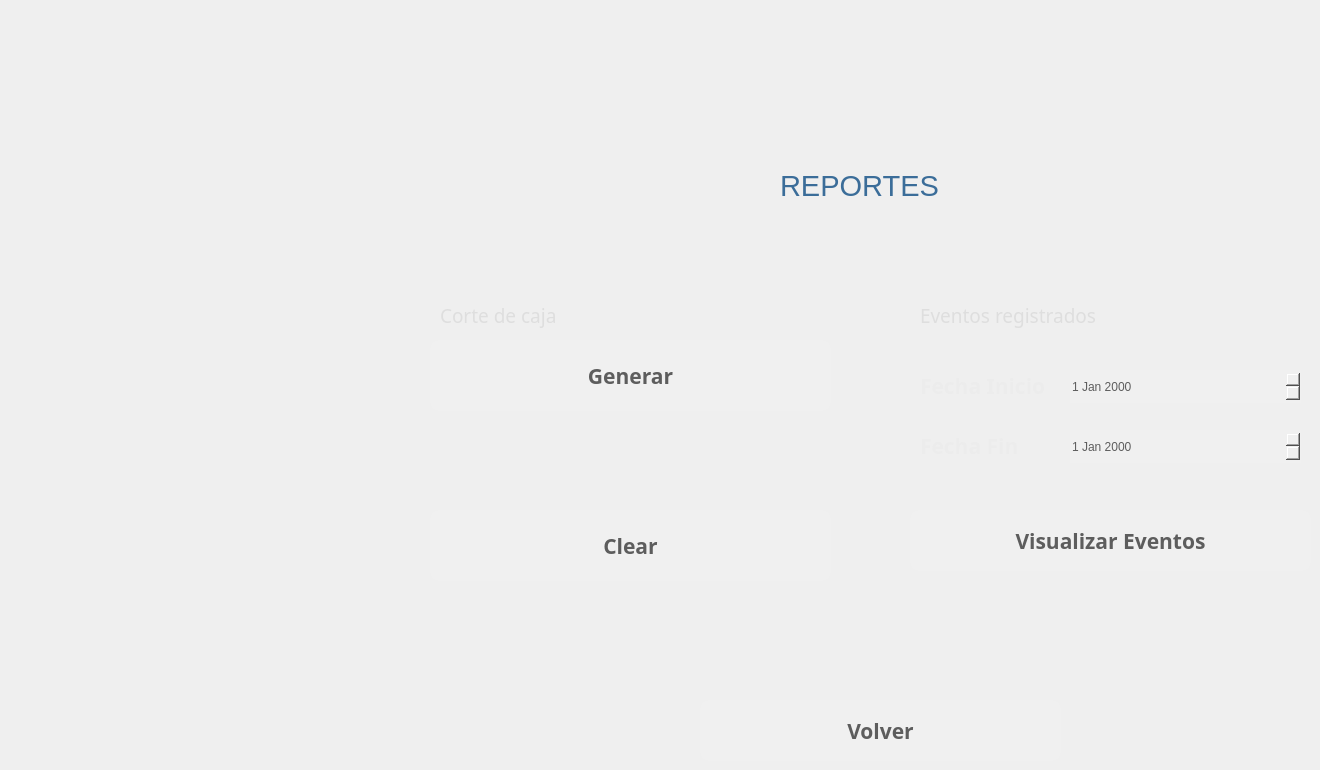
   <widget class="QWidget" name="page_13">
    <widget class="QLabel" name="label_139">
     <property name="geometry">
      <rect>
       <x>440</x>
       <y>290</y>
       <width>341</width>
       <height>51</height>
      </rect>
     </property>
     <property name="font">
      <font>
       <family>Sans</family>
       <pointsize>14</pointsize>
       <weight>50</weight>
       <italic>false</italic>
       <bold>false</bold>
      </font>
     </property>
     <property name="styleSheet">
      <string notr="true">background-color:transparent;
color:rgb(222, 222, 222);
</string>
     </property>
     <property name="text">
      <string>Corte de caja</string>
     </property>
    </widget>
    <widget class="QLabel" name="label_138">
     <property name="geometry">
      <rect>
       <x>440</x>
       <y>350</y>
       <width>261</width>
       <height>41</height>
      </rect>
     </property>
     <property name="font">
      <font>
       <family>Sans</family>
       <pointsize>14</pointsize>
       <weight>50</weight>
       <italic>false</italic>
       <bold>false</bold>
      </font>
     </property>
     <property name="styleSheet">
      <string notr="true">background-color:transparent;
color:rgb(222, 222, 222);
</string>
     </property>
     <property name="text">
      <string>Limpiar</string>
     </property>
    </widget>
    <widget class="QDateEdit" name="fechaInicio">
     <property name="enabled">
      <bool>true</bool>
     </property>
     <property name="geometry">
      <rect>
       <x>1070</x>
       <y>370</y>
       <width>231</width>
       <height>33</height>
      </rect>
     </property>
     <property name="palette">
      <palette>
       <active>
        <colorrole role="WindowText">
         <brush brushstyle="SolidPattern">
          <color alpha="255">
           <red>93</red>
           <green>93</green>
           <blue>93</blue>
          </color>
         </brush>
        </colorrole>
        <colorrole role="Button">
         <brush brushstyle="SolidPattern">
          <color alpha="255">
           <red>240</red>
           <green>240</green>
           <blue>240</blue>
          </color>
         </brush>
        </colorrole>
        <colorrole role="Light">
         <brush brushstyle="SolidPattern">
          <color alpha="255">
           <red>44</red>
           <green>255</green>
           <blue>51</blue>
          </color>
         </brush>
        </colorrole>
        <colorrole role="Midlight">
         <brush brushstyle="SolidPattern">
          <color alpha="255">
           <red>0</red>
           <green>212</green>
           <blue>24</blue>
          </color>
         </brush>
        </colorrole>
        <colorrole role="Dark">
         <brush brushstyle="SolidPattern">
          <color alpha="255">
           <red>35</red>
           <green>85</green>
           <blue>28</blue>
          </color>
         </brush>
        </colorrole>
        <colorrole role="Mid">
         <brush brushstyle="SolidPattern">
          <color alpha="255">
           <red>15</red>
           <green>113</green>
           <blue>0</blue>
          </color>
         </brush>
        </colorrole>
        <colorrole role="Text">
         <brush brushstyle="SolidPattern">
          <color alpha="255">
           <red>93</red>
           <green>93</green>
           <blue>93</blue>
          </color>
         </brush>
        </colorrole>
        <colorrole role="BrightText">
         <brush brushstyle="SolidPattern">
          <color alpha="255">
           <red>255</red>
           <green>255</green>
           <blue>255</blue>
          </color>
         </brush>
        </colorrole>
        <colorrole role="ButtonText">
         <brush brushstyle="SolidPattern">
          <color alpha="255">
           <red>93</red>
           <green>93</green>
           <blue>93</blue>
          </color>
         </brush>
        </colorrole>
        <colorrole role="Base">
         <brush brushstyle="SolidPattern">
          <color alpha="255">
           <red>240</red>
           <green>240</green>
           <blue>240</blue>
          </color>
         </brush>
        </colorrole>
        <colorrole role="Window">
         <brush brushstyle="SolidPattern">
          <color alpha="255">
           <red>240</red>
           <green>240</green>
           <blue>240</blue>
          </color>
         </brush>
        </colorrole>
        <colorrole role="Shadow">
         <brush brushstyle="SolidPattern">
          <color alpha="255">
           <red>0</red>
           <green>0</green>
           <blue>0</blue>
          </color>
         </brush>
        </colorrole>
        <colorrole role="AlternateBase">
         <brush brushstyle="SolidPattern">
          <color alpha="255">
           <red>212</red>
           <green>127</green>
           <blue>127</blue>
          </color>
         </brush>
        </colorrole>
        <colorrole role="ToolTipBase">
         <brush brushstyle="SolidPattern">
          <color alpha="255">
           <red>255</red>
           <green>255</green>
           <blue>220</blue>
          </color>
         </brush>
        </colorrole>
        <colorrole role="ToolTipText">
         <brush brushstyle="SolidPattern">
          <color alpha="255">
           <red>0</red>
           <green>0</green>
           <blue>0</blue>
          </color>
         </brush>
        </colorrole>
       </active>
       <inactive>
        <colorrole role="WindowText">
         <brush brushstyle="SolidPattern">
          <color alpha="255">
           <red>93</red>
           <green>93</green>
           <blue>93</blue>
          </color>
         </brush>
        </colorrole>
        <colorrole role="Button">
         <brush brushstyle="SolidPattern">
          <color alpha="255">
           <red>240</red>
           <green>240</green>
           <blue>240</blue>
          </color>
         </brush>
        </colorrole>
        <colorrole role="Light">
         <brush brushstyle="SolidPattern">
          <color alpha="255">
           <red>20</red>
           <green>255</green>
           <blue>20</blue>
          </color>
         </brush>
        </colorrole>
        <colorrole role="Midlight">
         <brush brushstyle="SolidPattern">
          <color alpha="255">
           <red>74</red>
           <green>212</green>
           <blue>118</blue>
          </color>
         </brush>
        </colorrole>
        <colorrole role="Dark">
         <brush brushstyle="SolidPattern">
          <color alpha="255">
           <red>33</red>
           <green>85</green>
           <blue>81</blue>
          </color>
         </brush>
        </colorrole>
        <colorrole role="Mid">
         <brush brushstyle="SolidPattern">
          <color alpha="255">
           <red>44</red>
           <green>113</green>
           <blue>75</blue>
          </color>
         </brush>
        </colorrole>
        <colorrole role="Text">
         <brush brushstyle="SolidPattern">
          <color alpha="255">
           <red>93</red>
           <green>93</green>
           <blue>93</blue>
          </color>
         </brush>
        </colorrole>
        <colorrole role="BrightText">
         <brush brushstyle="SolidPattern">
          <color alpha="255">
           <red>255</red>
           <green>255</green>
           <blue>255</blue>
          </color>
         </brush>
        </colorrole>
        <colorrole role="ButtonText">
         <brush brushstyle="SolidPattern">
          <color alpha="255">
           <red>93</red>
           <green>93</green>
           <blue>93</blue>
          </color>
         </brush>
        </colorrole>
        <colorrole role="Base">
         <brush brushstyle="SolidPattern">
          <color alpha="255">
           <red>240</red>
           <green>240</green>
           <blue>240</blue>
          </color>
         </brush>
        </colorrole>
        <colorrole role="Window">
         <brush brushstyle="SolidPattern">
          <color alpha="255">
           <red>240</red>
           <green>240</green>
           <blue>240</blue>
          </color>
         </brush>
        </colorrole>
        <colorrole role="Shadow">
         <brush brushstyle="SolidPattern">
          <color alpha="255">
           <red>0</red>
           <green>0</green>
           <blue>0</blue>
          </color>
         </brush>
        </colorrole>
        <colorrole role="AlternateBase">
         <brush brushstyle="SolidPattern">
          <color alpha="255">
           <red>212</red>
           <green>127</green>
           <blue>127</blue>
          </color>
         </brush>
        </colorrole>
        <colorrole role="ToolTipBase">
         <brush brushstyle="SolidPattern">
          <color alpha="255">
           <red>255</red>
           <green>255</green>
           <blue>220</blue>
          </color>
         </brush>
        </colorrole>
        <colorrole role="ToolTipText">
         <brush brushstyle="SolidPattern">
          <color alpha="255">
           <red>0</red>
           <green>0</green>
           <blue>0</blue>
          </color>
         </brush>
        </colorrole>
       </inactive>
       <disabled>
        <colorrole role="WindowText">
         <brush brushstyle="SolidPattern">
          <color alpha="255">
           <red>93</red>
           <green>93</green>
           <blue>93</blue>
          </color>
         </brush>
        </colorrole>
        <colorrole role="Button">
         <brush brushstyle="SolidPattern">
          <color alpha="255">
           <red>240</red>
           <green>240</green>
           <blue>240</blue>
          </color>
         </brush>
        </colorrole>
        <colorrole role="Light">
         <brush brushstyle="SolidPattern">
          <color alpha="255">
           <red>255</red>
           <green>0</green>
           <blue>0</blue>
          </color>
         </brush>
        </colorrole>
        <colorrole role="Midlight">
         <brush brushstyle="SolidPattern">
          <color alpha="255">
           <red>212</red>
           <green>0</green>
           <blue>0</blue>
          </color>
         </brush>
        </colorrole>
        <colorrole role="Dark">
         <brush brushstyle="SolidPattern">
          <color alpha="255">
           <red>85</red>
           <green>0</green>
           <blue>0</blue>
          </color>
         </brush>
        </colorrole>
        <colorrole role="Mid">
         <brush brushstyle="SolidPattern">
          <color alpha="255">
           <red>113</red>
           <green>0</green>
           <blue>0</blue>
          </color>
         </brush>
        </colorrole>
        <colorrole role="Text">
         <brush brushstyle="SolidPattern">
          <color alpha="255">
           <red>93</red>
           <green>93</green>
           <blue>93</blue>
          </color>
         </brush>
        </colorrole>
        <colorrole role="BrightText">
         <brush brushstyle="SolidPattern">
          <color alpha="255">
           <red>255</red>
           <green>255</green>
           <blue>255</blue>
          </color>
         </brush>
        </colorrole>
        <colorrole role="ButtonText">
         <brush brushstyle="SolidPattern">
          <color alpha="255">
           <red>93</red>
           <green>93</green>
           <blue>93</blue>
          </color>
         </brush>
        </colorrole>
        <colorrole role="Base">
         <brush brushstyle="SolidPattern">
          <color alpha="255">
           <red>240</red>
           <green>240</green>
           <blue>240</blue>
          </color>
         </brush>
        </colorrole>
        <colorrole role="Window">
         <brush brushstyle="SolidPattern">
          <color alpha="255">
           <red>240</red>
           <green>240</green>
           <blue>240</blue>
          </color>
         </brush>
        </colorrole>
        <colorrole role="Shadow">
         <brush brushstyle="SolidPattern">
          <color alpha="255">
           <red>0</red>
           <green>0</green>
           <blue>0</blue>
          </color>
         </brush>
        </colorrole>
        <colorrole role="AlternateBase">
         <brush brushstyle="SolidPattern">
          <color alpha="255">
           <red>170</red>
           <green>0</green>
           <blue>0</blue>
          </color>
         </brush>
        </colorrole>
        <colorrole role="ToolTipBase">
         <brush brushstyle="SolidPattern">
          <color alpha="255">
           <red>255</red>
           <green>255</green>
           <blue>220</blue>
          </color>
         </brush>
        </colorrole>
        <colorrole role="ToolTipText">
         <brush brushstyle="SolidPattern">
          <color alpha="255">
           <red>0</red>
           <green>0</green>
           <blue>0</blue>
          </color>
         </brush>
        </colorrole>
       </disabled>
      </palette>
     </property>
     <property name="styleSheet">
      <string notr="true">background-color:rgb(240, 240, 240);
color:rgb(93, 93, 93);
border-radius:80%</string>
     </property>
    </widget>
    <widget class="QLabel" name="ltime_23">
     <property name="geometry">
      <rect>
       <x>920</x>
       <y>430</y>
       <width>141</width>
       <height>31</height>
      </rect>
     </property>
     <property name="font">
      <font>
       <family>Droid Sans</family>
       <pointsize>16</pointsize>
       <weight>75</weight>
       <italic>false</italic>
       <bold>true</bold>
      </font>
     </property>
     <property name="styleSheet">
      <string notr="true">background-color:transparent;
color:rgb(236, 236, 236);
</string>
     </property>
     <property name="text">
      <string>Fecha Fin</string>
     </property>
    </widget>
    <widget class="QLabel" name="label_140">
     <property name="geometry">
      <rect>
       <x>920</x>
       <y>290</y>
       <width>341</width>
       <height>51</height>
      </rect>
     </property>
     <property name="font">
      <font>
       <family>Sans</family>
       <pointsize>14</pointsize>
       <weight>50</weight>
       <italic>false</italic>
       <bold>false</bold>
      </font>
     </property>
     <property name="styleSheet">
      <string notr="true">background-color:transparent;
color:rgb(222, 222, 222);
</string>
     </property>
     <property name="text">
      <string>Eventos registrados </string>
     </property>
    </widget>
    <widget class="QDateEdit" name="fechaFin">
     <property name="enabled">
      <bool>true</bool>
     </property>
     <property name="geometry">
      <rect>
       <x>1070</x>
       <y>430</y>
       <width>231</width>
       <height>33</height>
      </rect>
     </property>
     <property name="palette">
      <palette>
       <active>
        <colorrole role="WindowText">
         <brush brushstyle="SolidPattern">
          <color alpha="255">
           <red>93</red>
           <green>93</green>
           <blue>93</blue>
          </color>
         </brush>
        </colorrole>
        <colorrole role="Button">
         <brush brushstyle="SolidPattern">
          <color alpha="255">
           <red>240</red>
           <green>240</green>
           <blue>240</blue>
          </color>
         </brush>
        </colorrole>
        <colorrole role="Light">
         <brush brushstyle="SolidPattern">
          <color alpha="255">
           <red>44</red>
           <green>255</green>
           <blue>51</blue>
          </color>
         </brush>
        </colorrole>
        <colorrole role="Midlight">
         <brush brushstyle="SolidPattern">
          <color alpha="255">
           <red>0</red>
           <green>212</green>
           <blue>24</blue>
          </color>
         </brush>
        </colorrole>
        <colorrole role="Dark">
         <brush brushstyle="SolidPattern">
          <color alpha="255">
           <red>35</red>
           <green>85</green>
           <blue>28</blue>
          </color>
         </brush>
        </colorrole>
        <colorrole role="Mid">
         <brush brushstyle="SolidPattern">
          <color alpha="255">
           <red>15</red>
           <green>113</green>
           <blue>0</blue>
          </color>
         </brush>
        </colorrole>
        <colorrole role="Text">
         <brush brushstyle="SolidPattern">
          <color alpha="255">
           <red>93</red>
           <green>93</green>
           <blue>93</blue>
          </color>
         </brush>
        </colorrole>
        <colorrole role="BrightText">
         <brush brushstyle="SolidPattern">
          <color alpha="255">
           <red>255</red>
           <green>255</green>
           <blue>255</blue>
          </color>
         </brush>
        </colorrole>
        <colorrole role="ButtonText">
         <brush brushstyle="SolidPattern">
          <color alpha="255">
           <red>93</red>
           <green>93</green>
           <blue>93</blue>
          </color>
         </brush>
        </colorrole>
        <colorrole role="Base">
         <brush brushstyle="SolidPattern">
          <color alpha="255">
           <red>240</red>
           <green>240</green>
           <blue>240</blue>
          </color>
         </brush>
        </colorrole>
        <colorrole role="Window">
         <brush brushstyle="SolidPattern">
          <color alpha="255">
           <red>240</red>
           <green>240</green>
           <blue>240</blue>
          </color>
         </brush>
        </colorrole>
        <colorrole role="Shadow">
         <brush brushstyle="SolidPattern">
          <color alpha="255">
           <red>0</red>
           <green>0</green>
           <blue>0</blue>
          </color>
         </brush>
        </colorrole>
        <colorrole role="AlternateBase">
         <brush brushstyle="SolidPattern">
          <color alpha="255">
           <red>212</red>
           <green>127</green>
           <blue>127</blue>
          </color>
         </brush>
        </colorrole>
        <colorrole role="ToolTipBase">
         <brush brushstyle="SolidPattern">
          <color alpha="255">
           <red>255</red>
           <green>255</green>
           <blue>220</blue>
          </color>
         </brush>
        </colorrole>
        <colorrole role="ToolTipText">
         <brush brushstyle="SolidPattern">
          <color alpha="255">
           <red>0</red>
           <green>0</green>
           <blue>0</blue>
          </color>
         </brush>
        </colorrole>
       </active>
       <inactive>
        <colorrole role="WindowText">
         <brush brushstyle="SolidPattern">
          <color alpha="255">
           <red>93</red>
           <green>93</green>
           <blue>93</blue>
          </color>
         </brush>
        </colorrole>
        <colorrole role="Button">
         <brush brushstyle="SolidPattern">
          <color alpha="255">
           <red>240</red>
           <green>240</green>
           <blue>240</blue>
          </color>
         </brush>
        </colorrole>
        <colorrole role="Light">
         <brush brushstyle="SolidPattern">
          <color alpha="255">
           <red>20</red>
           <green>255</green>
           <blue>20</blue>
          </color>
         </brush>
        </colorrole>
        <colorrole role="Midlight">
         <brush brushstyle="SolidPattern">
          <color alpha="255">
           <red>74</red>
           <green>212</green>
           <blue>118</blue>
          </color>
         </brush>
        </colorrole>
        <colorrole role="Dark">
         <brush brushstyle="SolidPattern">
          <color alpha="255">
           <red>33</red>
           <green>85</green>
           <blue>81</blue>
          </color>
         </brush>
        </colorrole>
        <colorrole role="Mid">
         <brush brushstyle="SolidPattern">
          <color alpha="255">
           <red>44</red>
           <green>113</green>
           <blue>75</blue>
          </color>
         </brush>
        </colorrole>
        <colorrole role="Text">
         <brush brushstyle="SolidPattern">
          <color alpha="255">
           <red>93</red>
           <green>93</green>
           <blue>93</blue>
          </color>
         </brush>
        </colorrole>
        <colorrole role="BrightText">
         <brush brushstyle="SolidPattern">
          <color alpha="255">
           <red>255</red>
           <green>255</green>
           <blue>255</blue>
          </color>
         </brush>
        </colorrole>
        <colorrole role="ButtonText">
         <brush brushstyle="SolidPattern">
          <color alpha="255">
           <red>93</red>
           <green>93</green>
           <blue>93</blue>
          </color>
         </brush>
        </colorrole>
        <colorrole role="Base">
         <brush brushstyle="SolidPattern">
          <color alpha="255">
           <red>240</red>
           <green>240</green>
           <blue>240</blue>
          </color>
         </brush>
        </colorrole>
        <colorrole role="Window">
         <brush brushstyle="SolidPattern">
          <color alpha="255">
           <red>240</red>
           <green>240</green>
           <blue>240</blue>
          </color>
         </brush>
        </colorrole>
        <colorrole role="Shadow">
         <brush brushstyle="SolidPattern">
          <color alpha="255">
           <red>0</red>
           <green>0</green>
           <blue>0</blue>
          </color>
         </brush>
        </colorrole>
        <colorrole role="AlternateBase">
         <brush brushstyle="SolidPattern">
          <color alpha="255">
           <red>212</red>
           <green>127</green>
           <blue>127</blue>
          </color>
         </brush>
        </colorrole>
        <colorrole role="ToolTipBase">
         <brush brushstyle="SolidPattern">
          <color alpha="255">
           <red>255</red>
           <green>255</green>
           <blue>220</blue>
          </color>
         </brush>
        </colorrole>
        <colorrole role="ToolTipText">
         <brush brushstyle="SolidPattern">
          <color alpha="255">
           <red>0</red>
           <green>0</green>
           <blue>0</blue>
          </color>
         </brush>
        </colorrole>
       </inactive>
       <disabled>
        <colorrole role="WindowText">
         <brush brushstyle="SolidPattern">
          <color alpha="255">
           <red>93</red>
           <green>93</green>
           <blue>93</blue>
          </color>
         </brush>
        </colorrole>
        <colorrole role="Button">
         <brush brushstyle="SolidPattern">
          <color alpha="255">
           <red>240</red>
           <green>240</green>
           <blue>240</blue>
          </color>
         </brush>
        </colorrole>
        <colorrole role="Light">
         <brush brushstyle="SolidPattern">
          <color alpha="255">
           <red>255</red>
           <green>0</green>
           <blue>0</blue>
          </color>
         </brush>
        </colorrole>
        <colorrole role="Midlight">
         <brush brushstyle="SolidPattern">
          <color alpha="255">
           <red>212</red>
           <green>0</green>
           <blue>0</blue>
          </color>
         </brush>
        </colorrole>
        <colorrole role="Dark">
         <brush brushstyle="SolidPattern">
          <color alpha="255">
           <red>85</red>
           <green>0</green>
           <blue>0</blue>
          </color>
         </brush>
        </colorrole>
        <colorrole role="Mid">
         <brush brushstyle="SolidPattern">
          <color alpha="255">
           <red>113</red>
           <green>0</green>
           <blue>0</blue>
          </color>
         </brush>
        </colorrole>
        <colorrole role="Text">
         <brush brushstyle="SolidPattern">
          <color alpha="255">
           <red>93</red>
           <green>93</green>
           <blue>93</blue>
          </color>
         </brush>
        </colorrole>
        <colorrole role="BrightText">
         <brush brushstyle="SolidPattern">
          <color alpha="255">
           <red>255</red>
           <green>255</green>
           <blue>255</blue>
          </color>
         </brush>
        </colorrole>
        <colorrole role="ButtonText">
         <brush brushstyle="SolidPattern">
          <color alpha="255">
           <red>93</red>
           <green>93</green>
           <blue>93</blue>
          </color>
         </brush>
        </colorrole>
        <colorrole role="Base">
         <brush brushstyle="SolidPattern">
          <color alpha="255">
           <red>240</red>
           <green>240</green>
           <blue>240</blue>
          </color>
         </brush>
        </colorrole>
        <colorrole role="Window">
         <brush brushstyle="SolidPattern">
          <color alpha="255">
           <red>240</red>
           <green>240</green>
           <blue>240</blue>
          </color>
         </brush>
        </colorrole>
        <colorrole role="Shadow">
         <brush brushstyle="SolidPattern">
          <color alpha="255">
           <red>0</red>
           <green>0</green>
           <blue>0</blue>
          </color>
         </brush>
        </colorrole>
        <colorrole role="AlternateBase">
         <brush brushstyle="SolidPattern">
          <color alpha="255">
           <red>170</red>
           <green>0</green>
           <blue>0</blue>
          </color>
         </brush>
        </colorrole>
        <colorrole role="ToolTipBase">
         <brush brushstyle="SolidPattern">
          <color alpha="255">
           <red>255</red>
           <green>255</green>
           <blue>220</blue>
          </color>
         </brush>
        </colorrole>
        <colorrole role="ToolTipText">
         <brush brushstyle="SolidPattern">
          <color alpha="255">
           <red>0</red>
           <green>0</green>
           <blue>0</blue>
          </color>
         </brush>
        </colorrole>
       </disabled>
      </palette>
     </property>
     <property name="styleSheet">
      <string notr="true">background-color:rgb(240, 240, 240);
color:rgb(93, 93, 93);
border-radius:80%</string>
     </property>
    </widget>
    <widget class="QLabel" name="ltime_22">
     <property name="geometry">
      <rect>
       <x>920</x>
       <y>370</y>
       <width>141</width>
       <height>31</height>
      </rect>
     </property>
     <property name="font">
      <font>
       <family>Droid Sans</family>
       <pointsize>16</pointsize>
       <weight>75</weight>
       <italic>false</italic>
       <bold>true</bold>
      </font>
     </property>
     <property name="styleSheet">
      <string notr="true">background-color:transparent;
color:rgb(236, 236, 236);
</string>
     </property>
     <property name="text">
      <string>Fecha Inicio</string>
     </property>
    </widget>
    <widget class="QPushButton" name="bcortecaja">
     <property name="geometry">
      <rect>
       <x>430</x>
       <y>340</y>
       <width>401</width>
       <height>71</height>
      </rect>
     </property>
     <property name="font">
      <font>
       <family>Ubuntu Mono</family>
       <pointsize>16</pointsize>
       <weight>75</weight>
       <italic>false</italic>
       <bold>true</bold>
       <underline>false</underline>
      </font>
     </property>
     <property name="toolTip">
      <string>Ayuda</string>
     </property>
     <property name="whatsThis">
      <string extracomment="help"/>
     </property>
     <property name="styleSheet">
      <string notr="true">background-color:rgb(240, 240, 240);
color:rgb(93, 93, 93);
border-radius:10%</string>
     </property>
     <property name="text">
      <string>Generar</string>
     </property>
     <property name="icon">
      <iconset>
       <normaloff>../iconos/ad2.png</normaloff>../iconos/ad2.png</iconset>
     </property>
     <property name="iconSize">
      <size>
       <width>40</width>
       <height>40</height>
      </size>
     </property>
     <property name="toolTipDuration" stdset="0">
      <number>3</number>
     </property>
    </widget>
    <widget class="QPushButton" name="bimprimeEventos">
     <property name="geometry">
      <rect>
       <x>910</x>
       <y>510</y>
       <width>401</width>
       <height>61</height>
      </rect>
     </property>
     <property name="font">
      <font>
       <family>Ubuntu Mono</family>
       <pointsize>16</pointsize>
       <weight>75</weight>
       <italic>false</italic>
       <bold>true</bold>
       <underline>false</underline>
      </font>
     </property>
     <property name="toolTip">
      <string>Ayuda</string>
     </property>
     <property name="whatsThis">
      <string extracomment="help"/>
     </property>
     <property name="styleSheet">
      <string notr="true">background-color:rgb(240, 240, 240);
color:rgb(93, 93, 93);
border-radius:10%</string>
     </property>
     <property name="text">
      <string>Visualizar Eventos</string>
     </property>
     <property name="icon">
      <iconset>
       <normaloff>../iconos/tick.png</normaloff>../iconos/tick.png</iconset>
     </property>
     <property name="iconSize">
      <size>
       <width>40</width>
       <height>40</height>
      </size>
     </property>
     <property name="toolTipDuration" stdset="0">
      <number>3</number>
     </property>
    </widget>
    <widget class="QPushButton" name="bborrar">
     <property name="geometry">
      <rect>
       <x>430</x>
       <y>510</y>
       <width>401</width>
       <height>71</height>
      </rect>
     </property>
     <property name="font">
      <font>
       <family>Ubuntu Mono</family>
       <pointsize>16</pointsize>
       <weight>75</weight>
       <italic>false</italic>
       <bold>true</bold>
       <underline>false</underline>
      </font>
     </property>
     <property name="toolTip">
      <string>Ayuda</string>
     </property>
     <property name="whatsThis">
      <string extracomment="help"/>
     </property>
     <property name="styleSheet">
      <string notr="true">background-color:rgb(240, 240, 240);
color:rgb(93, 93, 93);
border-radius:10%</string>
     </property>
     <property name="text">
      <string>Clear</string>
     </property>
     <property name="icon">
      <iconset>
       <normaloff>../iconos/tick.png</normaloff>../iconos/tick.png</iconset>
     </property>
     <property name="iconSize">
      <size>
       <width>40</width>
       <height>40</height>
      </size>
     </property>
     <property name="toolTipDuration" stdset="0">
      <number>3</number>
     </property>
    </widget>
    <widget class="QPushButton" name="salirReportes">
     <property name="geometry">
      <rect>
       <x>700</x>
       <y>700</y>
       <width>361</width>
       <height>61</height>
      </rect>
     </property>
     <property name="font">
      <font>
       <family>Ubuntu Mono</family>
       <pointsize>16</pointsize>
       <weight>75</weight>
       <italic>false</italic>
       <bold>true</bold>
       <underline>false</underline>
      </font>
     </property>
     <property name="toolTip">
      <string>Ayuda</string>
     </property>
     <property name="whatsThis">
      <string extracomment="help"/>
     </property>
     <property name="styleSheet">
      <string notr="true">background-color:rgb(240, 240, 240);
color:rgb(93, 93, 93);
border-radius:10%</string>
     </property>
     <property name="text">
      <string>Volver</string>
     </property>
     <property name="icon">
      <iconset>
       <normaloff>../iconos/cancel.png</normaloff>../iconos/cancel.png</iconset>
     </property>
     <property name="iconSize">
      <size>
       <width>40</width>
       <height>40</height>
      </size>
     </property>
     <property name="toolTipDuration" stdset="0">
      <number>3</number>
     </property>
    </widget>
    <widget class="QLabel" name="ltime_66">
     <property name="geometry">
      <rect>
       <x>780</x>
       <y>170</y>
       <width>491</width>
       <height>31</height>
      </rect>
     </property>
     <property name="font">
      <font>
       <family>Segoe UI</family>
       <pointsize>22</pointsize>
       <weight>50</weight>
       <italic>false</italic>
       <bold>false</bold>
      </font>
     </property>
     <property name="styleSheet">
      <string notr="true">background-color:transparent;
color:rgb(59, 109, 153);

</string>
     </property>
     <property name="text">
      <string>REPORTES</string>
     </property>
    </widget>
   </widget>
